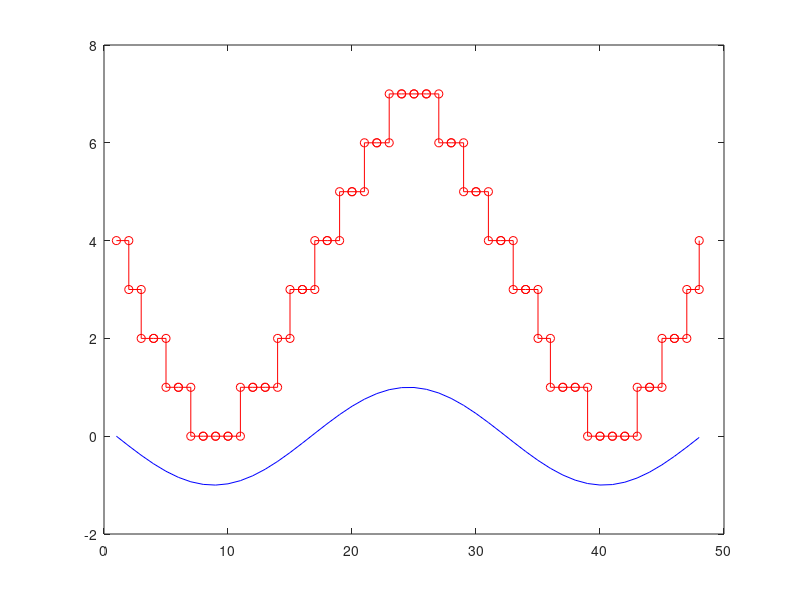

Here is the MATLAB script that generated this plot: (Note: this script raises an error after producing the figure.)
function [curve_data, raw_data] = murf(interval)
%MURF Plot MuRF sine curve pattern data
%   See also MURF_ENVELOPE, MURF_ENVELOPE_NEW.

    MAX_CHANNELS = 8;
    
    if nargin == 0
        interval = 0.2;
    end
    
    curve = -pi:interval:pi*2;
    curve_data = floor(round(sin(curve) * (MAX_CHANNELS - 1)) / 2.01) + 4;
    raw_data = ((sin(curve) * (MAX_CHANNELS - 1)) / 2.01) + 4;
    
    plot(sin(curve), 'b-');
    hold on;
    stairs(curve_data, 'ro-');
    hold off;
    enhancefigure('MuRF Curve', 'Curve Data', 'Channels');

    ylim([-1, 8]);
    xlim([0, length(curve) + 1]);
    %set(gca, 'xgrid', 'on');
end
